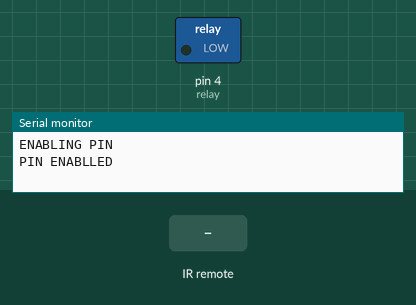
Recording of a sketch running on a simulated Arduino Uno, built with avr-gcc and run on an emulated ATmega328P. Shown: switched loads named in the sketch (green lamp = pin HIGH), the last lines printed to the serial monitor. The test bench sets the inputs (shaded band).

Above: at 1.2 s.
1.3 s: infrared code 0x1FE50AF received
At 1.6 s:
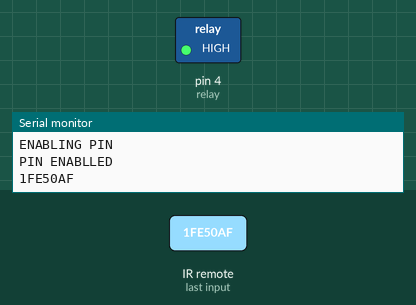
2.8 s: infrared code 0x1FED827 received
At 3.5 s:
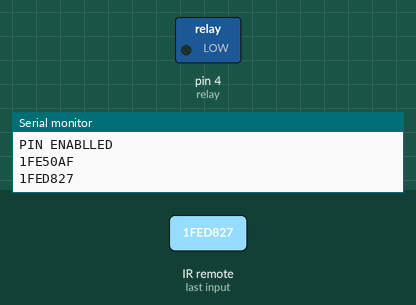
Timing chart, 0 to 5.8 s (numbered marks = the images above; inputs shaded):
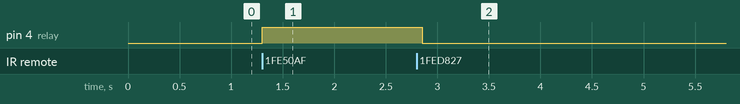

Measured:
- after the input at 1.3 s, pin 4 (relay): LOW → HIGH at once
- after the input at 2.8 s, pin 4 (relay): HIGH → LOW after 0.06 s

The sketch:

relay.ino
```cpp
#include<IRremote.h>
int relay=4,receiver=7;
IRrecv irrecv(7);
decode_results mode;
decode_results button;
void setup()
{
  Serial.begin(9600);
  Serial.println("ENABLING PIN");
  irrecv.enableIRIn();
  Serial.println("PIN ENABLLED");
  pinMode(relay, OUTPUT);
}
void loop() {

  if (irrecv.decode(&button))
  {
    Serial.println(button.value, HEX);

    if (button.value == 0x1FE50AF
){
      digitalWrite(relay, HIGH) ;}
      delay(50);
    if (button.value == 0x1FED827
){
      digitalWrite(relay, LOW);}
      delay(50);

    irrecv.resume();
  }
  delay(100);
}
```
